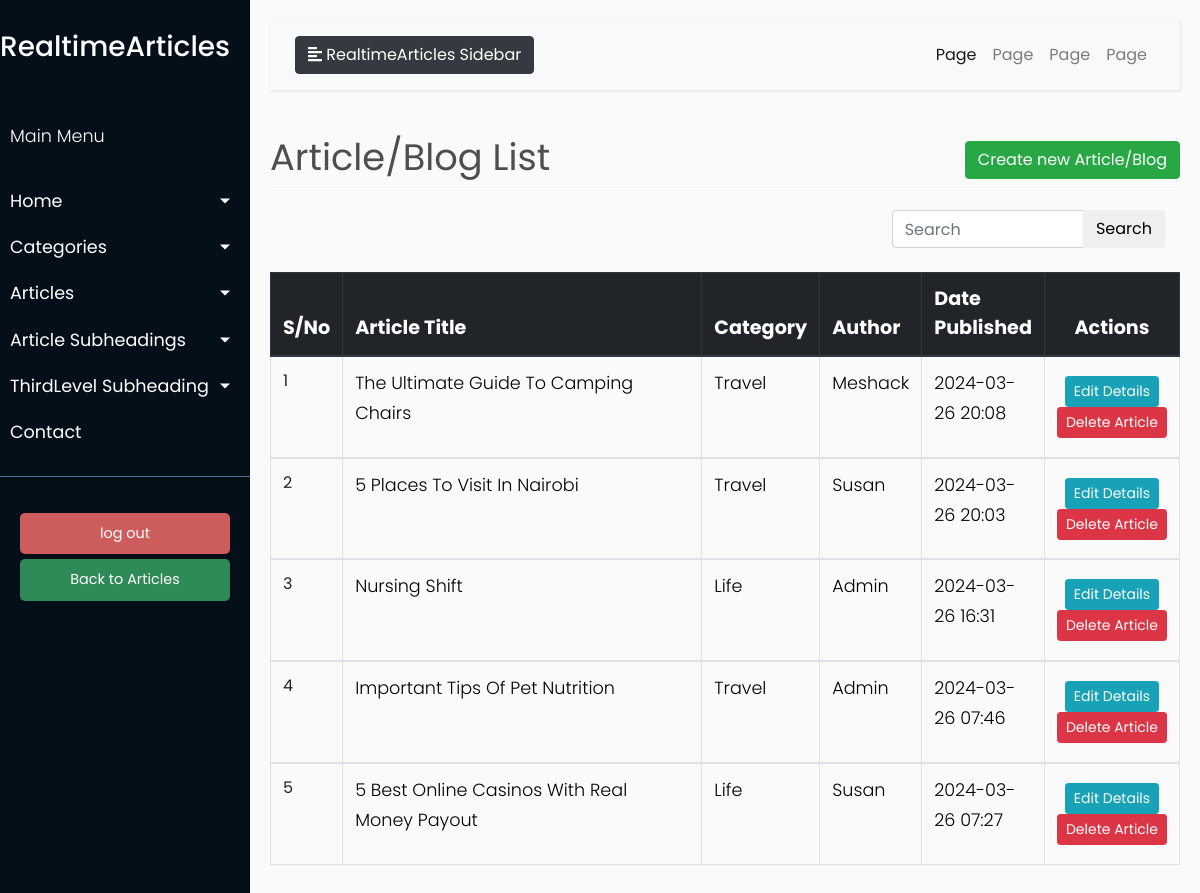
Screenshot of /article_list (signed in) with the database file from the repository.
### models/models.py (models this page shows, shortened)
class Article(db.Model):
    __tablename__ = 'article'
    id = db.Column(db.Integer, primary_key=True)
    main_title = db.Column(db.String(100), nullable=False)
    main_content = db.Column(db.Text, nullable=True)
    date_published = db.Column(db.DateTime, default=datetime.utcnow)
    author_id = db.Column(db.Integer, db.ForeignKey('user.id'), nullable=False)
    category_id = db.Column(db.Integer, db.ForeignKey('category.id'), nullable=False)
    main_image = db.Column(db.String(100), nullable=True)  # Path to main image
    subheadings = db.relationship('Subheading', backref='article', lazy=True)
    category = db.relationship('Category', backref='articles')

### blueprints/article.py (the view)
@article.route('/article_list')
@login_required
def article_list():
    title = 'Article/Blog List'
    articles = Article.query.order_by(Article.date_published.desc()).all()
    for article in articles:
        category = Category.query.get(article.category_id)
        author = User.query.get(article.author_id)
        article.category_name = category.name if category else 'N/A'
        article.author_name = author.username if author else 'N/A'
    return render_template('admin/articles/article_list.html', title=title,
                           articles=articles)

### app.py (called while the page is built)
@login.user_loader
def load_user(user_id):
    return User.query.get(int(user_id))

### templates/admin/articles/article_list.html (shortened to what this page needs)
{% extends "admin/base.html" %}
{% block content %}
    <div class="row" style="color: #4e4e4e; font-style: bold; font-size: 2.3rem; ">
        <div class="col-md-8">{{ title }}</div>
        <div class="col-md-4">
            <div class="float-md-right">
                <a class="btn btn-success" href="{{ url_for('article.create_article') }}">Create new Article/Blog</a>
            </div>
        </div>
    </div>
    <div style="border-bottom: 1px solid white;"></div>
    <br>
    <table class="table table-css table-bordered table-hover">
        <div class="container">
            <div class="row justify-content-end">
                <div class="col-md-4">
                    <form method="get" class="search-form">
                        <div class="input-group">
                            <input type="text" class="form-control" placeholder="Search" aria-label="Search"
                                   aria-describedby="button-addon2">
                            <div class="input-group-append">
                                <button class="btn btn-pink" type="submit" id="button-addon2">Search</button>
                            </div>
                        </div>
                    </form>
                </div>
            </div>
        </div>
        <br>
        <thead class="thead-dark align-middle">
        <tr style="background-color: #343a40; font-size: 1.2rem; color: white; text-transform: capitalize; height: 40px">
            <th width="5%">S/No</th>
            <th width="40%">Article Title</th>
            <th width="10%">Category</th>
            <th width="10%">Author</th>
            <th width="10%">Date Published</th>
            <th style="text-align: center">Actions</th>
        </tr>
        </thead>
        {% if articles %}
            {% for article in articles %}
                <tbody>
                <tr>
                    <td>{{ loop.index }}</td>
                    <td>
                        <p style="text-transform: capitalize; color:black">{{ article.main_title }} </p>
                    </td>
                    <td>
                        <p style="text-transform: capitalize; color:black">{{ article.category_name }} </p>
                    </td>
                    <td>
                        <p style="text-transform: capitalize; color:black">{{ article.author_name }} </p>
                    </td>
                    <td>
                        <p style="text-transform: capitalize; color:black">{{ article.date_published.strftime('%Y-%m-%d %H:%M') }}</p>
                    </td>
                    <td class="align-middle  text-center">
                        <div class="d-inline-block align-middle">
                            <a href="{{ url_for('article.update_article', article_id = article.id) }}" class="btn btn-info btn-sm">Edit
                                Details</a>
                            <a href="{{ url_for('article.delete_article', article_id = article.id) }}" class="btn btn-danger btn-sm"> Delete
                                Article </a>
                        </div>
                    </td>
                </tr>
                </tbody>
            {% endfor %}
        {% endif %}
    </table>
{% endblock content %}

### templates/admin/base.html (shortened to what this page needs)
<!DOCTYPE html>
<html lang="en">
<head>
    <link rel="stylesheet" href="https://stackpath.bootstrapcdn.com/bootstrap/4.1.0/css/bootstrap.min.css"
>
    <link rel="stylesheet" href="/static/css/admin_css/style.css">
</head>
<body>
<div class="wrapper">
    <nav id="sidebar">
        <div class="sidebar-header">
            <a href="{{ url_for('home.index') }}"><h3> RealtimeArticles </h3></a>
        </div>
        <ul class="list-unstyled components">
            <p>Main Menu</p>
            <li>
                <a href="#homeSubmenu" data-toggle="collapse" aria-expanded="false" class="dropdown-toggle">Home</a>
            </li>
            <li>
                <a href="#CategorySubmenu" data-toggle="collapse" aria-expanded="false" class="dropdown-toggle">Categories</a>
            </li>
                 <li>
                <a href="#ArticleSubmenu" data-toggle="collapse" aria-expanded="false" class="dropdown-toggle">Articles</a>
            </li>
            <li>
                <a href="#SubheadingSubmenu" data-toggle="collapse" aria-expanded="false" class="dropdown-toggle">Article Subheadings</a>
            </li>
            <li>
                <a href="#ThirdlevelSubmenu" data-toggle="collapse" aria-expanded="false" class="dropdown-toggle">ThirdLevel Subheading</a>
            </li>
            <li>
                <a href="#">Contact</a>
            </li>
        </ul>
        <ul class="list-unstyled CTAs">
            <li>
                <a href="{{ url_for('user.logout') }}" class="download">log out</a>
            </li>
            <li>
                <a href="{{ url_for('home.index') }}" class="article">Back to Articles</a>
            </li>
        </ul>
    </nav>
    <div id="content">
        <nav class="navbar navbar-expand-lg navbar-light bg-light">
            <div class="container-fluid">
                <button type="button" id="sidebarCollapse" class="btn btn-dark">
                    <i class="fas fa-align-left"></i>
                    <span>RealtimeArticles Sidebar</span>
                </button>
                <div class="collapse navbar-collapse" id="navbarSupportedContent">
                    <ul class="nav navbar-nav ml-auto">
                        <li class="nav-item active">
                            <a class="nav-link" href="#">Page</a>
                        </li>
                        <li class="nav-item">
                            <a class="nav-link" href="#">Page</a>
                        </li>
                        <li class="nav-item">
                            <a class="nav-link" href="#">Page</a>
                        </li>
                        <li class="nav-item">
                            <a class="nav-link" href="#">Page</a>
                        </li>
                    </ul>
                </div>
            </div>
        </nav>
        {% block content %}
        {% endblock content %}
    </div>
</div>
</body>
</html>

### static/css/admin_css/style.css (style rules this page uses)
body { font-family: 'Poppins', sans-serif; background: #fafafa; }
p { font-family: 'Poppins', sans-serif; font-size: 1.1em; font-weight: 300; line-height: 1.7em; color: #999; }
a, a:hover, a:focus { color: inherit; text-decoration: none; transition: all 0.3s; }
.navbar { padding: 15px 10px; background: #fff; border: none; border-radius: 0; margin-bottom: 40px; box-shadow: 1px 1px 3px rgba(0, 0, 0, 0.1); }
.wrapper { display: flex; width: 100%; align-items: stretch; }
#sidebar { min-width: 250px; max-width: 250px; background: #040f1a; color: #fff; transition: all 0.3s; }
#sidebar .sidebar-header { padding-top: 30px; padding-bottom: 20px; background: #040f1a; }
#sidebar ul.components { padding: 20px 0; border-bottom: 1px solid #47748b; }
#sidebar ul p { color: #fff; padding: 10px; }
#sidebar ul li a { padding: 10px; font-size: 1.1em; display: block; }
a[data-toggle="collapse"] { position: relative; }
.dropdown-toggle::after { display: block; position: absolute; top: 50%; right: 20px; transform: translateY(-50%); }
ul.CTAs { padding: 20px; }
ul.CTAs a { text-align: center; font-size: 0.9em !important; display: block; border-radius: 5px; margin-bottom: 5px; }
a.download { background: indianred; color: #FFFFFF; }
a.article { background: seagreen; color: white; }
#content { width: 100%; padding: 20px; min-height: 100vh; transition: all 0.3s; }

### rows the page displays
Article: main_title "The Ultimate Guide To Camping Chairs", category_name "Travel", author_name "Meshack", date_published "2024-03-26 20:08"
Article: main_title "5 Places To Visit In Nairobi", category_name "Travel", author_name "Susan", date_published "2024-03-26 20:03"
Article: main_title "Nursing Shift", category_name "Life", author_name "Admin", date_published "2024-03-26 16:31"
Article: main_title "Important Tips Of Pet Nutrition", category_name "Travel", author_name "Admin", date_published "2024-03-26 07:46"
Article: main_title "5 Best Online Casinos With Real Money Payout", category_name "Life", author_name "Susan", date_published "2024-03-26 07:27"

### other values shown
{{ title }} "Article/Blog List"
